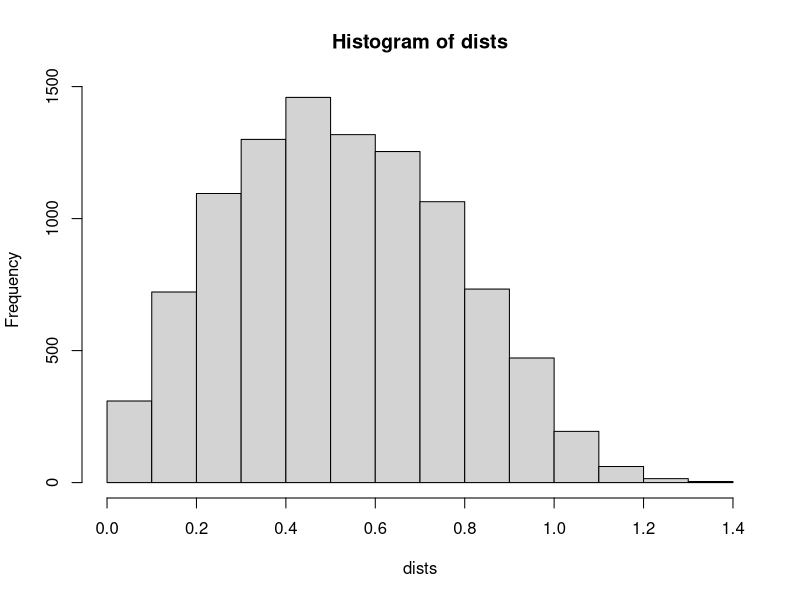

R code for this plot:
dists<-c()
for (i in 1:10000) {
  P1<-runif(2)
  P2<-runif(2)
  dist<-sqrt(sum((P1-P2)^2))
  dists<-c(dists, dist)
}
mean.dist<-mean(dists)
sd.dist<-sd(dists)
cat(mean.dist,sd.dist,"\n")
hist(dists) 